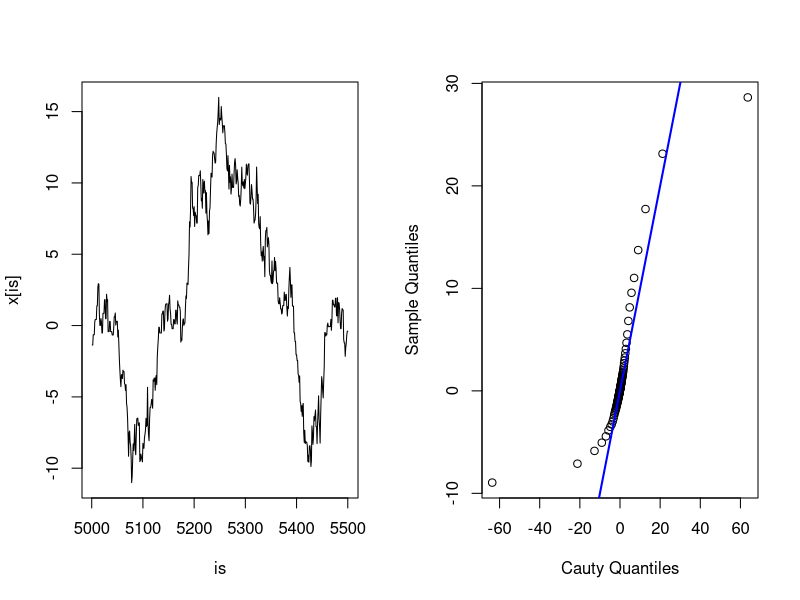
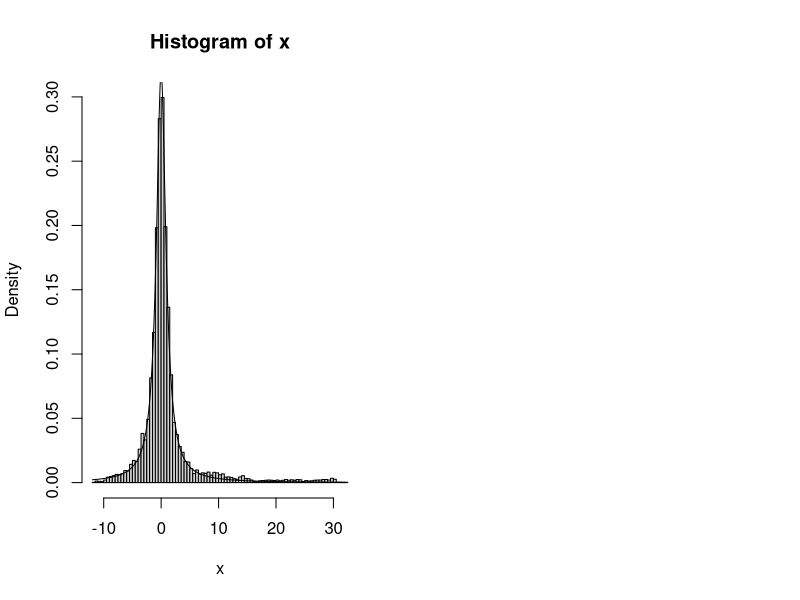
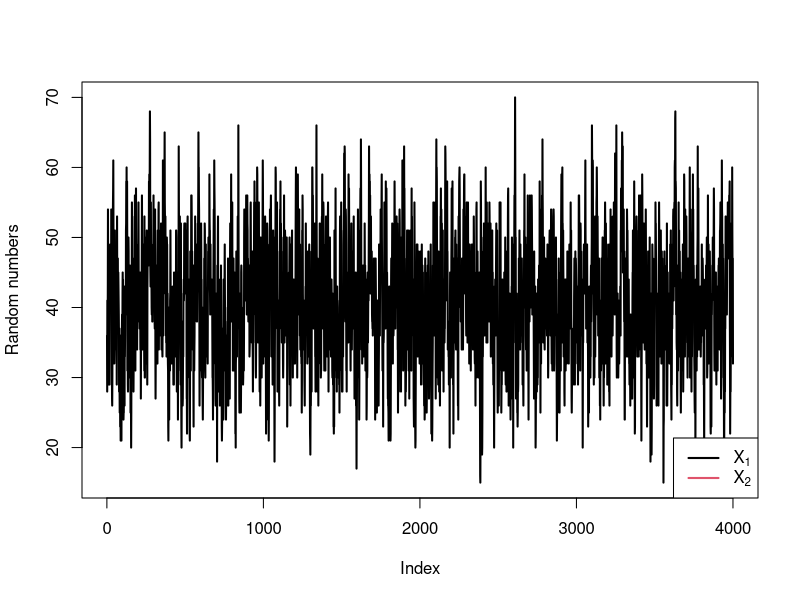

Generate these figures, in order, with R:
## ---- chunk 1
set.seed(111)
theta=1
eta=0


f<-function(x){
  stopifnot(theta > 0)
  return(1/(theta*pi*(1+((x-eta)/theta)**2)))
}

m<-1e4
k<-0
u<-runif(m)
x<-numeric(m)

x[1]<-rnorm(1,mean = 1)
for(i in 2:m){
  xt<-x[i-1]
  y<-rnorm(1,mean = xt)
  r=f(y)*dnorm(x=xt,mean=y)/(f(xt)*dnorm(x=y,mean = xt))
  if(u[i]<=r){
    x[i]=y
  }else{
    k=k+1
    x[i]=xt
  }
}
is = 5001:5500
par(mfrow = c(1,2))
plot(is, x[is], type="l")
a<-ppoints(100)
QR<-tan(pi*(a-0.5))
Q<-quantile(x, a)
qqplot(QR, Q, main="",
        xlab="Cauty Quantiles", ylab="Sample Quantiles")
abline(0,1,col='blue',lwd=2)
hist(x, probability = TRUE, breaks = 100)
plot.x = seq(min(x), max(x), 0.01)
lines(plot.x, f(plot.x))
par(mfrow = c(1,1))
## ---- chunk 2
n<-100
a<-20
b<-30
f=function(x,y){
  return(factorial(n)/(factorial(x)*factorial(n-x))*(y**(x+a-1))*((1-y)**(n-x+b+1)))
}
m<-5000
X=matrix(0,nrow = m,ncol = 2)
for(i in 2:m){
  xt=X[i-1,]
  xt[1]=rbinom(1,n,xt[2])
  xt[2]=rbeta(1,xt[1]+a,n-xt[1]+b)
  X[i,]=xt
}
x<-X[1001:m,]
cat('Means: ',round(colMeans(x),2))
cat('Standard errors: ',round(apply(x,2,sd),2))
cat('Correlation coefficients: ', round(cor(x[,1],x[,2]),2))

plot(x[,1],type='l',col=1,lwd=2,xlab='Index',ylab='Random numbers')
lines(x[,2],col=2,lwd=2)
legend('bottomright',c(expression(X[1]),expression(X[2])),col=1:2,lwd=2)
